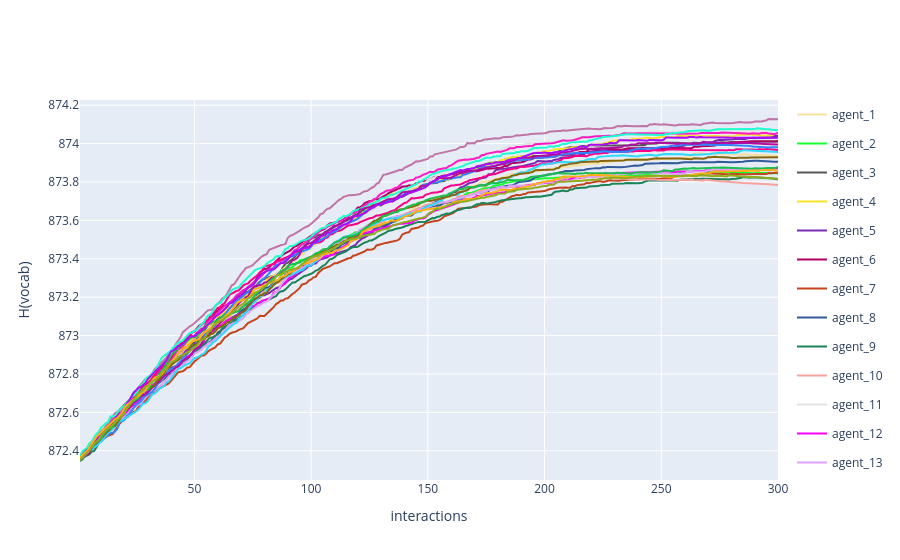

The notebook cell saved with this chart:
### Code cell
fig = multi_agent_update_plot_from_df(
    H_dif,
    time_col='interaction_no',
    dif_col='delta'
)

fig.update_layout(
    # title='Dyadic interaction in a random environment',
    yaxis_title='H(vocab)',
    xaxis_title='interactions'
)
fig.show()

### Figure 1 — Plotly figure (JSON) as saved in the notebook; plotly's stock layout.template omitted (floating-point values rounded to 4 significant figures; data arrays with more than 128 entries replaced by an {"elided": "..."} marker saying what was removed)
{"data": [{"legendgroup": "agent_1", "line": {"color": "#F7E1A0"}, "mode": "lines", "name": "agent_1", "showlegend": true, "x": {"elided": "300 int values"}, "y": {"elided": "300 float values"}, "type": "scatter"}, {"legendgroup": "agent_2", "line": {"color": "#16FF32"}, "mode": "lines", "name": "agent_2", "showlegend": true, "x": {"elided": "300 int values"}, "y": {"elided": "300 float values"}, "type": "scatter"}, {"legendgroup": "agent_3", "line": {"color": "#565656"}, "mode": "lines", "name": "agent_3", "showlegend": true, "x": {"elided": "300 int values"}, "y": {"elided": "300 float values"}, "type": "scatter"}, {"legendgroup": "agent_4", "line": {"color": "#FBE426"}, "mode": "lines", "name": "agent_4", "showlegend": true, "x": {"elided": "300 int values"}, "y": {"elided": "300 float values"}, "type": "scatter"}, {"legendgroup": "agent_5", "line": {"color": "#782AB6"}, "mode": "lines", "name": "agent_5", "showlegend": true, "x": {"elided": "300 int values"}, "y": {"elided": "300 float values"}, "type": "scatter"}, {"legendgroup": "agent_6", "line": {"color": "#B00068"}, "mode": "lines", "name": "agent_6", "showlegend": true, "x": {"elided": "300 int values"}, "y": {"elided": "300 float values"}, "type": "scatter"}, {"legendgroup": "agent_7", "line": {"color": "#C4451C"}, "mode": "lines", "name": "agent_7", "showlegend": true, "x": {"elided": "300 int values"}, "y": {"elided": "300 float values"}, "type": "scatter"}, {"legendgroup": "agent_8", "line": {"color": "#325A9B"}, "mode": "lines", "name": "agent_8", "showlegend": true, "x": {"elided": "300 int values"}, "y": {"elided": "300 float values"}, "type": "scatter"}, {"legendgroup": "agent_9", "line": {"color": "#1C8356"}, "mode": "lines", "name": "agent_9", "showlegend": true, "x": {"elided": "300 int values"}, "y": {"elided": "300 float values"}, "type": "scatter"}, {"legendgroup": "agent_10", "line": {"color": "#F8A19F"}, "mode": "lines", "name": "agent_10", "showlegend": true, "x": {"elided": "300 int values"}, "y": {"elided": "300 float values"}, "type": "scatter"}, {"legendgroup": "agent_11", "line": {"color": "#E2E2E2"}, "mode": "lines", "name": "agent_11", "showlegend": true, "x": {"elided": "300 int values"}, "y": {"elided": "300 float values"}, "type": "scatter"}, {"legendgroup": "agent_12", "line": {"color": "#FE00FA"}, "mode": "lines", "name": "agent_12", "showlegend": true, "x": {"elided": "300 int values"}, "y": {"elided": "300 float values"}, "type": "scatter"}, {"legendgroup": "agent_13", "line": {"color": "#DEA0FD"}, "mode": "lines", "name": "agent_13", "showlegend": true, "x": {"elided": "300 int values"}, "y": {"elided": "300 float values"}, "type": "scatter"}, {"legendgroup": "agent_14", "line": {"color": "#FC1CBF"}, "mode": "lines", "name": "agent_14", "showlegend": true, "x": {"elided": "300 int values"}, "y": {"elided": "300 float values"}, "type": "scatter"}, {"legendgroup": "agent_15", "line": {"color": "#C075A6"}, "mode": "lines", "name": "agent_15", "showlegend": true, "x": {"elided": "300 int values"}, "y": {"elided": "300 float values"}, "type": "scatter"}, {"legendgroup": "agent_16", "line": {"color": "#FA0087"}, "mode": "lines", "name": "agent_16", "showlegend": true, "x": {"elided": "300 int values"}, "y": {"elided": "300 float values"}, "type": "scatter"}, {"legendgroup": "agent_17", "line": {"color": "#1CFFCE"}, "mode": "lines", "name": "agent_17", "showlegend": true, "x": {"elided": "300 int values"}, "y": {"elided": "300 float values"}, "type": "scatter"}, {"legendgroup": "agent_18", "line": {"color": "#3283FE"}, "mode": "lines", "name": "agent_18", "showlegend": true, "x": {"elided": "300 int values"}, "y": {"elided": "300 float values"}, "type": "scatter"}, {"legendgroup": "agent_19", "line": {"color": "#2ED9FF"}, "mode": "lines", "name": "agent_19", "showlegend": true, "x": {"elided": "300 int values"}, "y": {"elided": "300 float values"}, "type": "scatter"}, {"legendgroup": "agent_20", "line": {"color": "#B10DA1"}, "mode": "lines", "name": "agent_20", "showlegend": true, "x": {"elided": "300 int values"}, "y": {"elided": "300 float values"}, "type": "scatter"}, {"legendgroup": "agent_21", "line": {"color": "#85660D"}, "mode": "lines", "name": "agent_21", "showlegend": true, "x": {"elided": "300 int values"}, "y": {"elided": "300 float values"}, "type": "scatter"}, {"legendgroup": "agent_22", "line": {"color": "#1CBE4F"}, "mode": "lines", "name": "agent_22", "showlegend": true, "x": {"elided": "300 int values"}, "y": {"elided": "300 float values"}, "type": "scatter"}, {"legendgroup": "agent_23", "line": {"color": "#AA0DFE"}, "mode": "lines", "name": "agent_23", "showlegend": true, "x": {"elided": "300 int values"}, "y": {"elided": "300 float values"}, "type": "scatter"}, {"legendgroup": "agent_24", "line": {"color": "#FEAF16"}, "mode": "lines", "name": "agent_24", "showlegend": true, "x": {"elided": "300 int values"}, "y": {"elided": "300 float values"}, "type": "scatter"}, {"legendgroup": "agent_25", "line": {"color": "#90AD1C"}, "mode": "lines", "name": "agent_25", "showlegend": true, "x": {"elided": "300 int values"}, "y": {"elided": "300 float values"}, "type": "scatter"}], "layout": {"yaxis": {"title": {"text": "H(vocab)"}}, "xaxis": {"title": {"text": "interactions"}}}}
